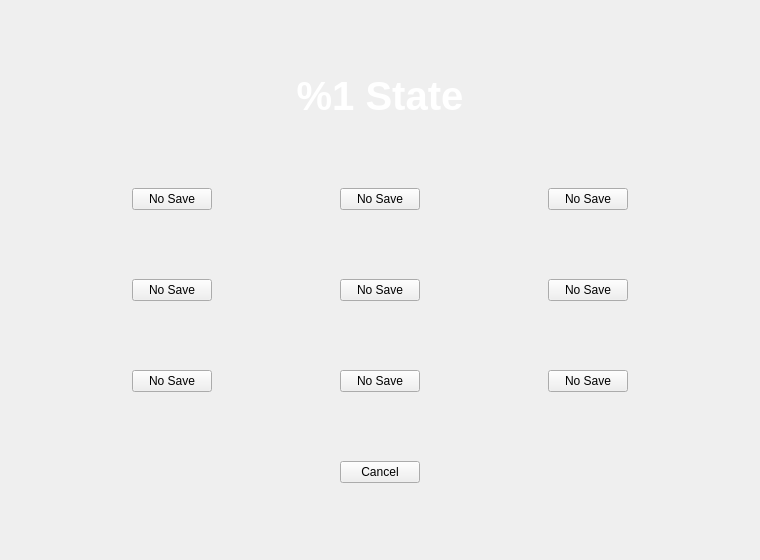
<?xml version="1.0" encoding="UTF-8"?>
<ui version="4.0">
 <class>QGBA::LoadSaveState</class>
 <widget class="QWidget" name="QGBA::LoadSaveState">
  <property name="geometry">
   <rect>
    <x>0</x>
    <y>0</y>
    <width>760</width>
    <height>560</height>
   </rect>
  </property>
  <property name="windowTitle">
   <string>%1 State</string>
  </property>
  <layout class="QGridLayout" name="gridLayout_2" rowstretch="1,0,0,0,0" columnstretch="0,0,0">
   <property name="leftMargin">
    <number>6</number>
   </property>
   <property name="topMargin">
    <number>6</number>
   </property>
   <property name="rightMargin">
    <number>6</number>
   </property>
   <property name="bottomMargin">
    <number>6</number>
   </property>
   <property name="spacing">
    <number>2</number>
   </property>
   <item row="2" column="1">
    <widget class="QGBA::SavestateButton" name="state5">
     <property name="sizePolicy">
      <sizepolicy hsizetype="Maximum" vsizetype="Maximum">
       <horstretch>0</horstretch>
       <verstretch>0</verstretch>
      </sizepolicy>
     </property>
     <property name="text">
      <string>No Save</string>
     </property>
     <property name="iconSize">
      <size>
       <width>240</width>
       <height>160</height>
      </size>
     </property>
     <property name="shortcut">
      <string>5</string>
     </property>
    </widget>
   </item>
   <item row="0" column="0" colspan="3">
    <widget class="QLabel" name="lsLabel">
     <property name="sizePolicy">
      <sizepolicy hsizetype="Preferred" vsizetype="Maximum">
       <horstretch>0</horstretch>
       <verstretch>0</verstretch>
      </sizepolicy>
     </property>
     <property name="styleSheet">
      <string notr="true">font-size: 30pt; font-weight: bold; color: white;</string>
     </property>
     <property name="text">
      <string>%1 State</string>
     </property>
     <property name="scaledContents">
      <bool>false</bool>
     </property>
     <property name="alignment">
      <set>Qt::AlignCenter</set>
     </property>
    </widget>
   </item>
   <item row="2" column="2">
    <widget class="QGBA::SavestateButton" name="state6">
     <property name="sizePolicy">
      <sizepolicy hsizetype="Maximum" vsizetype="Maximum">
       <horstretch>0</horstretch>
       <verstretch>0</verstretch>
      </sizepolicy>
     </property>
     <property name="text">
      <string>No Save</string>
     </property>
     <property name="iconSize">
      <size>
       <width>240</width>
       <height>160</height>
      </size>
     </property>
     <property name="shortcut">
      <string>6</string>
     </property>
    </widget>
   </item>
   <item row="3" column="1">
    <widget class="QGBA::SavestateButton" name="state8">
     <property name="sizePolicy">
      <sizepolicy hsizetype="Maximum" vsizetype="Maximum">
       <horstretch>0</horstretch>
       <verstretch>0</verstretch>
      </sizepolicy>
     </property>
     <property name="text">
      <string>No Save</string>
     </property>
     <property name="iconSize">
      <size>
       <width>240</width>
       <height>160</height>
      </size>
     </property>
     <property name="shortcut">
      <string>8</string>
     </property>
    </widget>
   </item>
   <item row="2" column="0">
    <widget class="QGBA::SavestateButton" name="state4">
     <property name="sizePolicy">
      <sizepolicy hsizetype="Maximum" vsizetype="Maximum">
       <horstretch>0</horstretch>
       <verstretch>0</verstretch>
      </sizepolicy>
     </property>
     <property name="text">
      <string>No Save</string>
     </property>
     <property name="iconSize">
      <size>
       <width>240</width>
       <height>160</height>
      </size>
     </property>
     <property name="shortcut">
      <string>4</string>
     </property>
    </widget>
   </item>
   <item row="1" column="0">
    <widget class="QGBA::SavestateButton" name="state1">
     <property name="sizePolicy">
      <sizepolicy hsizetype="Maximum" vsizetype="Maximum">
       <horstretch>0</horstretch>
       <verstretch>0</verstretch>
      </sizepolicy>
     </property>
     <property name="text">
      <string>No Save</string>
     </property>
     <property name="iconSize">
      <size>
       <width>240</width>
       <height>160</height>
      </size>
     </property>
     <property name="shortcut">
      <string>1</string>
     </property>
    </widget>
   </item>
   <item row="1" column="2">
    <widget class="QGBA::SavestateButton" name="state3">
     <property name="sizePolicy">
      <sizepolicy hsizetype="Maximum" vsizetype="Maximum">
       <horstretch>0</horstretch>
       <verstretch>0</verstretch>
      </sizepolicy>
     </property>
     <property name="text">
      <string>No Save</string>
     </property>
     <property name="iconSize">
      <size>
       <width>240</width>
       <height>160</height>
      </size>
     </property>
     <property name="shortcut">
      <string>3</string>
     </property>
    </widget>
   </item>
   <item row="3" column="0">
    <widget class="QGBA::SavestateButton" name="state7">
     <property name="sizePolicy">
      <sizepolicy hsizetype="Maximum" vsizetype="Maximum">
       <horstretch>0</horstretch>
       <verstretch>0</verstretch>
      </sizepolicy>
     </property>
     <property name="text">
      <string>No Save</string>
     </property>
     <property name="iconSize">
      <size>
       <width>240</width>
       <height>160</height>
      </size>
     </property>
     <property name="shortcut">
      <string>7</string>
     </property>
    </widget>
   </item>
   <item row="3" column="2">
    <widget class="QGBA::SavestateButton" name="state9">
     <property name="sizePolicy">
      <sizepolicy hsizetype="Maximum" vsizetype="Maximum">
       <horstretch>0</horstretch>
       <verstretch>0</verstretch>
      </sizepolicy>
     </property>
     <property name="text">
      <string>No Save</string>
     </property>
     <property name="iconSize">
      <size>
       <width>240</width>
       <height>160</height>
      </size>
     </property>
     <property name="shortcut">
      <string>9</string>
     </property>
    </widget>
   </item>
   <item row="1" column="1">
    <widget class="QGBA::SavestateButton" name="state2">
     <property name="sizePolicy">
      <sizepolicy hsizetype="Maximum" vsizetype="Maximum">
       <horstretch>0</horstretch>
       <verstretch>0</verstretch>
      </sizepolicy>
     </property>
     <property name="text">
      <string>No Save</string>
     </property>
     <property name="iconSize">
      <size>
       <width>240</width>
       <height>160</height>
      </size>
     </property>
     <property name="shortcut">
      <string>2</string>
     </property>
    </widget>
   </item>
   <item row="4" column="1" alignment="Qt::AlignHCenter">
    <widget class="QPushButton" name="cancel">
     <property name="sizePolicy">
      <sizepolicy hsizetype="Fixed" vsizetype="Fixed">
       <horstretch>0</horstretch>
       <verstretch>0</verstretch>
      </sizepolicy>
     </property>
     <property name="text">
      <string>Cancel</string>
     </property>
    </widget>
   </item>
  </layout>
 </widget>
 <customwidgets>
  <customwidget>
   <class>QGBA::SavestateButton</class>
   <extends>QPushButton</extends>
   <header>SavestateButton.h</header>
  </customwidget>
 </customwidgets>
 <tabstops>
  <tabstop>state1</tabstop>
  <tabstop>state2</tabstop>
  <tabstop>state3</tabstop>
  <tabstop>state4</tabstop>
  <tabstop>state5</tabstop>
  <tabstop>state6</tabstop>
  <tabstop>state7</tabstop>
  <tabstop>state8</tabstop>
  <tabstop>state9</tabstop>
 </tabstops>
 <resources/>
 <connections/>
</ui>
